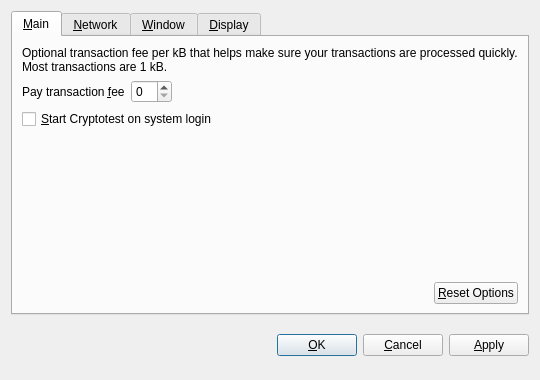
<?xml version="1.0" encoding="UTF-8"?>
<ui version="4.0">
 <class>OptionsDialog</class>
 <widget class="QDialog" name="OptionsDialog">
  <property name="geometry">
   <rect>
    <x>0</x>
    <y>0</y>
    <width>540</width>
    <height>380</height>
   </rect>
  </property>
  <property name="windowTitle">
   <string>Options</string>
  </property>
  <property name="modal">
   <bool>true</bool>
  </property>
  <layout class="QVBoxLayout" name="verticalLayout">
   <item>
    <widget class="QTabWidget" name="tabWidget">
     <property name="tabPosition">
      <enum>QTabWidget::North</enum>
     </property>
     <property name="currentIndex">
      <number>0</number>
     </property>
     <widget class="QWidget" name="tabMain">
      <attribute name="title">
       <string>&amp;Main</string>
      </attribute>
      <layout class="QVBoxLayout" name="verticalLayout_Main">
       <item>
        <widget class="QLabel" name="transactionFeeInfoLabel">
         <property name="text">
          <string>Optional transaction fee per kB that helps make sure your transactions are processed quickly. Most transactions are 1 kB.</string>
         </property>
         <property name="textFormat">
          <enum>Qt::PlainText</enum>
         </property>
         <property name="wordWrap">
          <bool>true</bool>
         </property>
        </widget>
       </item>
       <item>
        <layout class="QHBoxLayout" name="horizontalLayout_1_Main">
         <item>
          <widget class="QLabel" name="transactionFeeLabel">
           <property name="text">
            <string>Pay transaction &amp;fee</string>
           </property>
           <property name="textFormat">
            <enum>Qt::PlainText</enum>
           </property>
           <property name="buddy">
            <cstring>transactionFee</cstring>
           </property>
          </widget>
         </item>
         <item>
          <widget class="BitcoinAmountField" name="transactionFee"/>
         </item>
         <item>
          <spacer name="horizontalSpacer_1_Main">
           <property name="orientation">
            <enum>Qt::Horizontal</enum>
           </property>
           <property name="sizeHint" stdset="0">
            <size>
             <width>40</width>
             <height>20</height>
            </size>
           </property>
          </spacer>
         </item>
        </layout>
       </item>
       <item>
        <widget class="QCheckBox" name="bitcoinAtStartup">
         <property name="toolTip">
          <string>Automatically start Cryptotest after logging in to the system.</string>
         </property>
         <property name="text">
          <string>&amp;Start Cryptotest on system login</string>
         </property>
        </widget>
       </item>
       <item>
        <spacer name="verticalSpacer_Main">
         <property name="orientation">
          <enum>Qt::Vertical</enum>
         </property>
         <property name="sizeHint" stdset="0">
          <size>
           <width>20</width>
           <height>40</height>
          </size>
         </property>
        </spacer>
       </item>
       <item>
        <layout class="QHBoxLayout" name="horizontalLayout_2_Main">
         <item>
          <spacer name="horizontalSpacer_2_Main">
           <property name="orientation">
            <enum>Qt::Horizontal</enum>
           </property>
           <property name="sizeHint" stdset="0">
            <size>
             <width>40</width>
             <height>20</height>
            </size>
           </property>
          </spacer>
         </item>
         <item>
          <widget class="QPushButton" name="resetButton">
           <property name="toolTip">
            <string>Reset all client options to default.</string>
           </property>
           <property name="text">
            <string>&amp;Reset Options</string>
           </property>
           <property name="autoDefault">
            <bool>false</bool>
           </property>
          </widget>
         </item>
        </layout>
       </item>
      </layout>
     </widget>
     <widget class="QWidget" name="tabNetwork">
      <attribute name="title">
       <string>&amp;Network</string>
      </attribute>
      <layout class="QVBoxLayout" name="verticalLayout_Network">
       <item>
        <widget class="QCheckBox" name="mapPortUpnp">
         <property name="toolTip">
          <string>Automatically open the Cryptotest client port on the router. This only works when your router supports UPnP and it is enabled.</string>
         </property>
         <property name="text">
          <string>Map port using &amp;UPnP</string>
         </property>
        </widget>
       </item>
       <item>
        <widget class="QCheckBox" name="connectSocks">
         <property name="toolTip">
          <string>Connect to the Cryptotest network through a SOCKS proxy (e.g. when connecting through Tor).</string>
         </property>
         <property name="text">
          <string>&amp;Connect through SOCKS proxy:</string>
         </property>
        </widget>
       </item>
       <item>
        <layout class="QHBoxLayout" name="horizontalLayout_Network">
         <item>
          <widget class="QLabel" name="proxyIpLabel">
           <property name="text">
            <string>Proxy &amp;IP:</string>
           </property>
           <property name="textFormat">
            <enum>Qt::PlainText</enum>
           </property>
           <property name="buddy">
            <cstring>proxyIp</cstring>
           </property>
          </widget>
         </item>
         <item>
          <widget class="QValidatedLineEdit" name="proxyIp">
           <property name="maximumSize">
            <size>
             <width>140</width>
             <height>16777215</height>
            </size>
           </property>
           <property name="toolTip">
            <string>IP address of the proxy (e.g. 127.0.0.1)</string>
           </property>
          </widget>
         </item>
         <item>
          <widget class="QLabel" name="proxyPortLabel">
           <property name="text">
            <string>&amp;Port:</string>
           </property>
           <property name="textFormat">
            <enum>Qt::PlainText</enum>
           </property>
           <property name="buddy">
            <cstring>proxyPort</cstring>
           </property>
          </widget>
         </item>
         <item>
          <widget class="QLineEdit" name="proxyPort">
           <property name="maximumSize">
            <size>
             <width>55</width>
             <height>16777215</height>
            </size>
           </property>
           <property name="toolTip">
            <string>Port of the proxy (e.g. 9050)</string>
           </property>
          </widget>
         </item>
         <item>
          <widget class="QLabel" name="socksVersionLabel">
           <property name="text">
            <string>SOCKS &amp;Version:</string>
           </property>
           <property name="textFormat">
            <enum>Qt::PlainText</enum>
           </property>
           <property name="buddy">
            <cstring>socksVersion</cstring>
           </property>
          </widget>
         </item>
         <item>
          <widget class="QValueComboBox" name="socksVersion">
           <property name="toolTip">
            <string>SOCKS version of the proxy (e.g. 5)</string>
           </property>
          </widget>
         </item>
         <item>
          <spacer name="horizontalSpacer_Network">
           <property name="orientation">
            <enum>Qt::Horizontal</enum>
           </property>
           <property name="sizeHint" stdset="0">
            <size>
             <width>40</width>
             <height>20</height>
            </size>
           </property>
          </spacer>
         </item>
        </layout>
       </item>
       <item>
        <spacer name="verticalSpacer_Network">
         <property name="orientation">
          <enum>Qt::Vertical</enum>
         </property>
         <property name="sizeHint" stdset="0">
          <size>
           <width>20</width>
           <height>40</height>
          </size>
         </property>
        </spacer>
       </item>
      </layout>
     </widget>
     <widget class="QWidget" name="tabWindow">
      <attribute name="title">
       <string>&amp;Window</string>
      </attribute>
      <layout class="QVBoxLayout" name="verticalLayout_Window">
       <item>
        <widget class="QCheckBox" name="minimizeToTray">
         <property name="toolTip">
          <string>Show only a tray icon after minimizing the window.</string>
         </property>
         <property name="text">
          <string>&amp;Minimize to the tray instead of the taskbar</string>
         </property>
        </widget>
       </item>
       <item>
        <widget class="QCheckBox" name="minimizeOnClose">
         <property name="toolTip">
          <string>Minimize instead of exit the application when the window is closed. When this option is enabled, the application will be closed only after selecting Quit in the menu.</string>
         </property>
         <property name="text">
          <string>M&amp;inimize on close</string>
         </property>
        </widget>
       </item>
       <item>
        <spacer name="verticalSpacer_Window">
         <property name="orientation">
          <enum>Qt::Vertical</enum>
         </property>
         <property name="sizeHint" stdset="0">
          <size>
           <width>20</width>
           <height>40</height>
          </size>
         </property>
        </spacer>
       </item>
      </layout>
     </widget>
     <widget class="QWidget" name="tabDisplay">
      <attribute name="title">
       <string>&amp;Display</string>
      </attribute>
      <layout class="QVBoxLayout" name="verticalLayout_Display">
       <item>
        <layout class="QHBoxLayout" name="horizontalLayout_1_Display">
         <item>
          <widget class="QLabel" name="langLabel">
           <property name="text">
            <string>User Interface &amp;language:</string>
           </property>
           <property name="textFormat">
            <enum>Qt::PlainText</enum>
           </property>
           <property name="buddy">
            <cstring>lang</cstring>
           </property>
          </widget>
         </item>
         <item>
          <widget class="QValueComboBox" name="lang">
           <property name="toolTip">
            <string>The user interface language can be set here. This setting will take effect after restarting Cryptotest.</string>
           </property>
          </widget>
         </item>
        </layout>
       </item>
       <item>
        <layout class="QHBoxLayout" name="horizontalLayout_2_Display">
         <item>
          <widget class="QLabel" name="unitLabel">
           <property name="text">
            <string>&amp;Unit to show amounts in:</string>
           </property>
           <property name="textFormat">
            <enum>Qt::PlainText</enum>
           </property>
           <property name="buddy">
            <cstring>unit</cstring>
           </property>
          </widget>
         </item>
         <item>
          <widget class="QValueComboBox" name="unit">
           <property name="toolTip">
            <string>Choose the default subdivision unit to show in the interface and when sending coins.</string>
           </property>
          </widget>
         </item>
        </layout>
       </item>
       <item>
        <widget class="QCheckBox" name="displayAddresses">
         <property name="toolTip">
          <string>Whether to show Cryptotest addresses in the transaction list or not.</string>
         </property>
         <property name="text">
          <string>&amp;Display addresses in transaction list</string>
         </property>
        </widget>
       </item>
       <item>
        <widget class="QCheckBox" name="coinControlFeatures">
         <property name="toolTip">
          <string>Whether to show coin control features or not.</string>
         </property>
         <property name="text">
          <string>Display coin &amp;control features (experts only!)</string>
         </property>
        </widget>
       </item>
       <item>
        <spacer name="verticalSpacer_Display">
         <property name="orientation">
          <enum>Qt::Vertical</enum>
         </property>
         <property name="sizeHint" stdset="0">
          <size>
           <width>20</width>
           <height>40</height>
          </size>
         </property>
        </spacer>
       </item>
      </layout>
     </widget>
    </widget>
   </item>
   <item>
    <layout class="QHBoxLayout" name="horizontalLayout_Buttons">
     <item>
      <spacer name="horizontalSpacer_1">
       <property name="orientation">
        <enum>Qt::Horizontal</enum>
       </property>
       <property name="sizeHint" stdset="0">
        <size>
         <width>40</width>
         <height>48</height>
        </size>
       </property>
      </spacer>
     </item>
     <item>
      <widget class="QLabel" name="statusLabel">
       <property name="font">
        <font>
         <weight>75</weight>
         <bold>true</bold>
        </font>
       </property>
       <property name="text">
        <string/>
       </property>
       <property name="textFormat">
        <enum>Qt::PlainText</enum>
       </property>
       <property name="wordWrap">
        <bool>true</bool>
       </property>
      </widget>
     </item>
     <item>
      <spacer name="horizontalSpacer_2">
       <property name="orientation">
        <enum>Qt::Horizontal</enum>
       </property>
       <property name="sizeHint" stdset="0">
        <size>
         <width>40</width>
         <height>48</height>
        </size>
       </property>
      </spacer>
     </item>
     <item>
      <widget class="QPushButton" name="okButton">
       <property name="text">
        <string>&amp;OK</string>
       </property>
      </widget>
     </item>
     <item>
      <widget class="QPushButton" name="cancelButton">
       <property name="text">
        <string>&amp;Cancel</string>
       </property>
       <property name="autoDefault">
        <bool>false</bool>
       </property>
      </widget>
     </item>
     <item>
      <widget class="QPushButton" name="applyButton">
       <property name="text">
        <string>&amp;Apply</string>
       </property>
       <property name="autoDefault">
        <bool>false</bool>
       </property>
      </widget>
     </item>
    </layout>
   </item>
  </layout>
 </widget>
 <customwidgets>
  <customwidget>
   <class>BitcoinAmountField</class>
   <extends>QSpinBox</extends>
   <header>bitcoinamountfield.h</header>
  </customwidget>
  <customwidget>
   <class>QValueComboBox</class>
   <extends>QComboBox</extends>
   <header>qvaluecombobox.h</header>
  </customwidget>
  <customwidget>
   <class>QValidatedLineEdit</class>
   <extends>QLineEdit</extends>
   <header>qvalidatedlineedit.h</header>
  </customwidget>
 </customwidgets>
 <resources/>
 <connections/>
</ui>
